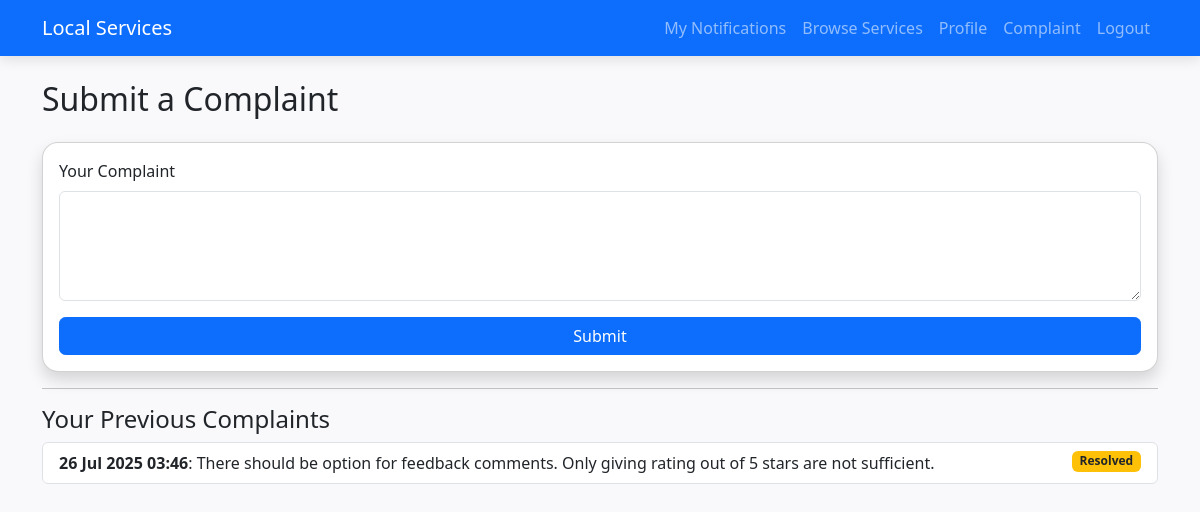
/complaint (signed in), run on the app's committed database.
### app.py (models this page shows)
class Complaint(db.Model):
    id = db.Column(db.Integer, primary_key=True)
    user_id = db.Column(db.Integer, db.ForeignKey('user.id'), nullable=False)
    complaint_text = db.Column(db.Text, nullable=False)
    status = db.Column(db.String(50), default="Pending")  # Pending/Resolved
    timestamp = db.Column(db.DateTime, default=datetime.utcnow)
    user = db.relationship("User", backref="complaints")

### app.py (the view, shortened to what this page needs)
@app.route('/complaint', methods=['GET', 'POST'])
@login_required
def complaint():
    my_complaints = Complaint.query.filter_by(user_id=current_user.id).order_by(Complaint.timestamp.desc()).all()
    return render_template('complaint.html', my_complaints=my_complaints)

### app.py (called while the page is built)
@login_manager.user_loader
def load_user(user_id):
    return User.query.get(int(user_id))

@app.context_processor
def inject_provider_notifications():
    pending_count = 0
    if current_user.is_authenticated and current_user.role == "provider":
        pending_count = Booking.query.filter_by(provider_id=current_user.id, status="Pending").count()
    return dict(provider_pending_count=pending_count)

### templates/complaint.html
{% extends "base.html" %}
{% block content %}
<h2 class="mb-4">Submit a Complaint</h2>
<form method="POST" class="card p-3 shadow">
    <div class="mb-3">
        <label for="complaint_text" class="form-label">Your Complaint</label>
        <textarea class="form-control" name="complaint_text" rows="4" required></textarea>
    </div>
    <button type="submit" class="btn btn-primary">Submit</button>
</form>
{% if my_complaints %}
<hr>
<h4>Your Previous Complaints</h4>
<ul class="list-group">
    {% for c in my_complaints %}
    <li class="list-group-item">
        <strong>{{ c.timestamp.strftime("%d %b %Y %H:%M") }}</strong>: {{ c.complaint_text }}
        <span class="badge bg-warning text-dark float-end">{{ c.status }}</span>
    </li>
    {% endfor %}
</ul>
{% endif %}
{% endblock %}

### static/css/style.css (style rules this page uses)
body { background-color: #f9f9fb; font-family: 'Segoe UI', sans-serif; }
.card { border-radius: 1rem; transition: transform 0.2s ease, box-shadow 0.3s ease; }
.btn { border-radius: 0.4rem; }

### data on the page
Complaint: timestamp "26 Jul 2025 03:46", complaint_text "There should be option for feedback comments. Only giving rating out of 5 stars are not sufficient.", status "Resolved"
